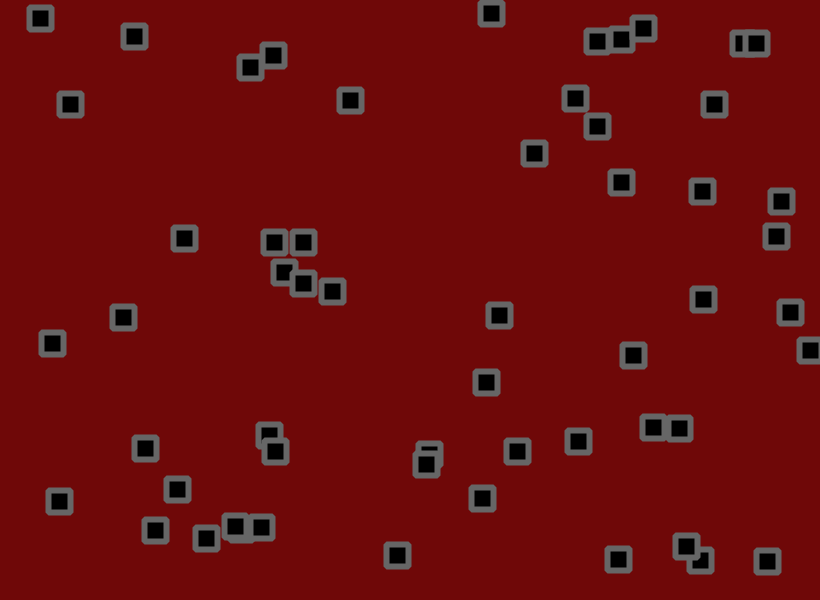
Frame 1 (no input)
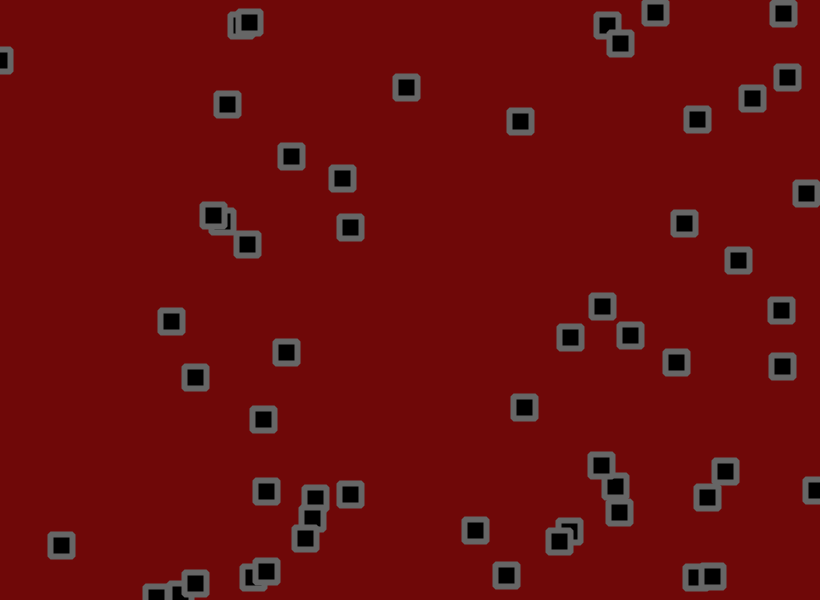
Frame 60 (the mouse pressed at the canvas centre just before this capture)
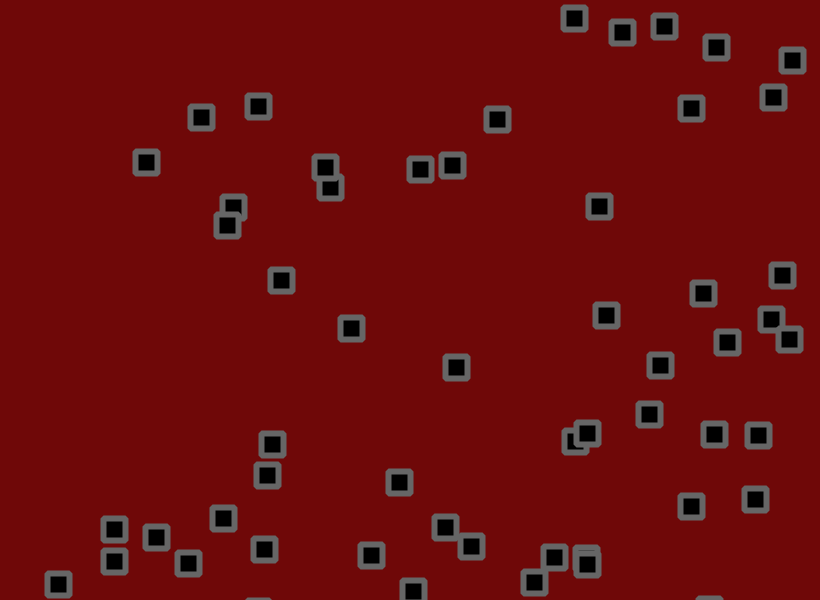
Frame 120 (the mouse held since frame 60 and released just before this capture)

The Processing sketch that drew these frames (run headless with seeded random() and noise(); from frame 60 on, the mouse is pressed at the canvas centre):

// Processing sketch: processing_182420
// ── processing_182420.pde

//creo i vettori per moltiplicare gli oggetti delle classi
QuaGira[] qua = new QuaGira[56];
Inspirals[] insp = new Inspirals[36];

float x, y;
float xi, yi;

// creo la finestra e chiamo i vettori e le posizioni in cui compariranno gli oggetti   
void setup() {
  size(820, 600);
  smooth();
  for (int i = 0; i < qua.length; i++) {
    x = random(width);
    y = random(height);
    qua[i] = new QuaGira(x, y);
  }
  for (int e = 0; e < insp.length; e++) {
    xi = width/2;
    yi = height/2;
    insp[e] = new Inspirals(xi, yi);
  }
}

void draw() {
  background(#6F0808); // chiamo qui lo sfondo perché il movimento degli oggetti non crei strascichi
  for (int i = 0; i < qua.length; i++) { // disegno gli oggetti della classe QuaGira
    qua[i].move();
    qua[i].display();
  }
  if (keyPressed) { // disegno gli oggetti della classe Inspirals
    if (key == ' ') { // che appaiono alla pressione della barra spaziatrice
      for (int e = 0; e < insp.length; e++) {
        insp[e].spira();
      }
    }
  }
}

// creo la classe Inspirals e definisco le variabili
class Inspirals {
  float xi, yi;
  float angle = 0.0;
  float scalar = 1;
  float speed = 0.2;
  
  // ne definisco il costruttore
  Inspirals(float tXi, float tYi) {
    xi = tXi;
    yi = tYi;
  }
  
  // definisco gli oggetti della classe e le azioni che compirà
  void spira() {
    frameRate(22); // abbasso il numero di fotogrammi perchè si vedano più chiaramente i cerchi
    xi = random(width) + cos(angle) * scalar;
    yi = random(height) + sin(angle) * scalar;
    strokeWeight(0.5);
    stroke(#4E4C5A);
    fill(random(255), random(255), random(255), random(255));
    ellipse( xi, yi, 22, 22);
    angle += speed;
    scalar += speed;
  }
}
// creo la classe QuaGira e ne definisco le variabili
class QuaGira {
  float x;
  float y;
  int lato = 22;
  float speed = 1.8;
  float xmove = random(-1.5, 3);
  float ymove = random(-1.5, 3);
  
  // definisco il costruttore della classe
  QuaGira(float tempX, float tempY) {
    x = tempX;
    y = tempY;
  }
  
  void move() {
    // assegno indicazioni ai vettori di movimento 
    x += xmove; // come muoversi all'interno della finestra
    y += ymove;
    if (x >= width || x <= 0) { // cosa fare una volta raggiunti gli estremi della finestra (rimbalzare)
      xmove *= -1;
    }
    if (y >= height || y <= 0) {
      ymove *= -1;
    }
    x += random(-speed, speed); // imprimo un ulteriore moto oscillatorio randomico agli oggetti
    y += random(-speed, speed);
  }
  
  void display() { // creo gli oggetti della classe con le rispettive caratteristiche visive
    rectMode(CENTER);
    stroke(102);
    strokeWeight(6);
    strokeJoin(BEVEL);
    fill(0);
    rect(x, y, lato, lato);
  }
}
